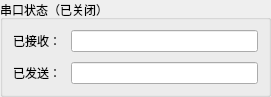
     <widget class="QGroupBox" name="formGroupBox_2">
      <property name="geometry">
       <rect>
        <x>20</x>
        <y>450</y>
        <width>271</width>
        <height>91</height>
       </rect>
      </property>
      <property name="title">
       <string>串口状态（已关闭）</string>
      </property>
      <layout class="QFormLayout" name="formLayout_2">
       <property name="horizontalSpacing">
        <number>10</number>
       </property>
       <property name="verticalSpacing">
        <number>10</number>
       </property>
       <property name="leftMargin">
        <number>10</number>
       </property>
       <property name="topMargin">
        <number>10</number>
       </property>
       <property name="rightMargin">
        <number>10</number>
       </property>
       <property name="bottomMargin">
        <number>10</number>
       </property>
       <item row="0" column="0">
        <widget class="QLabel" name="label_53">
         <property name="text">
          <string>已接收：</string>
         </property>
        </widget>
       </item>
       <item row="1" column="0">
        <widget class="QLabel" name="label_54">
         <property name="text">
          <string>已发送：</string>
         </property>
        </widget>
       </item>
       <item row="0" column="1">
        <widget class="QLineEdit" name="recieveComData"/>
       </item>
       <item row="1" column="1">
        <widget class="QLineEdit" name="sendComData"/>
       </item>
      </layout>
     </widget>
